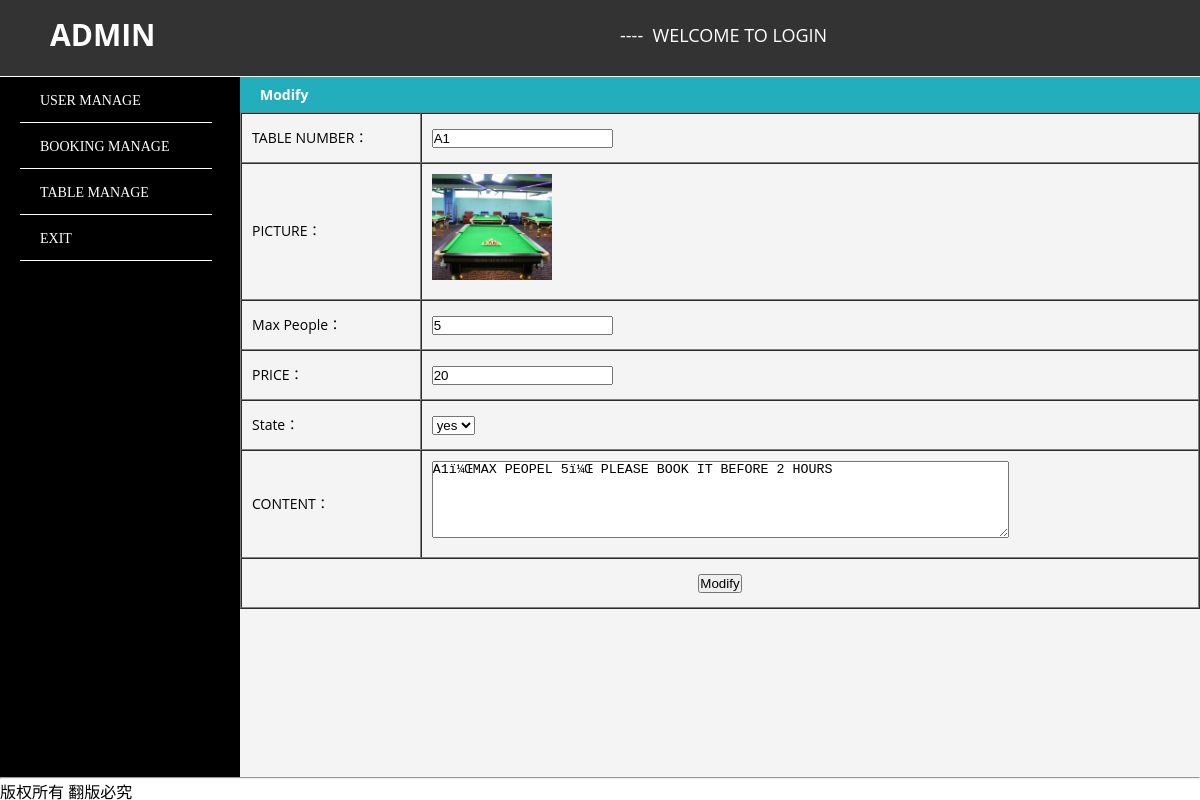
The app's page /admin/dish_modify.php?id=151 with its own data.
### tables this page shows
CREATE TABLE IF NOT EXISTS `product` (
  `id` bigint(254) NOT NULL AUTO_INCREMENT,
  `title` varchar(123) NOT NULL,
  `content` varchar(2143) NOT NULL,
  `uname` varchar(1234) NOT NULL,
  `shijian` timestamp NOT NULL DEFAULT CURRENT_TIMESTAMP,
  `pic` varchar(123) NOT NULL,
  `lanmu` varchar(123) NOT NULL DEFAULT 'yes',
  `price` varchar(123) NOT NULL,
  PRIMARY KEY (`id`)
);

### admin/dish_modify.php (the view, shortened to what this page needs)
<?php
include 'top.php';
 	?>
<div class="ny-right">
     <div id="twjs">
  <h3>Modify</h3>
<?php
 if(isset($_GET['id'])){
    $sql= "select * from product where id = ".$_GET['id'];
    $check=@mysqli_query($conn,$sql) or exit (mysqli_error());
    $_rows=mysqli_fetch_array($check);
 }
 else{
 }
?>
  <form action="?action=edit&id=<?php echo $_GET['id'];?>" method="post"  >
    <table border=1px cellpadding="0" cellspacing="0" width="100%">
                <tr>
                    <td height="28">TABLE NUMBER：</td>
                    <td><input type="text" name="title" value="<?php echo $_rows['title'];?>" /></td>
                </tr>
                  <tr>
                    <td height="28">PICTURE：</td>
                    <td><img src="../upload/<?php echo $_rows['pic'];?>" width="120px"> </td>
                </tr>
                 <tr>
                    <td height="28">Max People：</td>
                    <td><input type="text" name="uname" value="<?php echo $_rows['uname'];?>" /></td>
                </tr>
                    <tr>
                    <td height="28">PRICE：</td>
                    <td><input type="text" name="price" value="<?php echo $_rows['price'];?>" /></td>
                </tr>
         <tr>
                    <td height="28">State：</td>
                    <td> <SELECT name="state">
            <option value="yes">yes</option>
         </SELECT></td>
                </tr>
         <tr>
                    <td height="25">CONTENT：</td>
                    <td>   <textarea name="nr" cols="70" rows="5"><?php echo $_rows['content'];?></textarea></td>
                </tr>
                <tr>
                    <td colspan="2" style="text-align:center;">
                        <input type="submit" name="submit" value="Modify" />
                    </td>
                </tr>
        </form>
    </div>
   </div>
    <hr/>
<div class="row-fluid">
  <div id="footer" class="span12">
  <p>版权所有 翻版必究</p>
</div>
</div>
</body>
</html>

### admin/admin.css (style rules this page uses)
* { margin:0px; padding:0px; }
body { text-align:left; font-family:"Microsoft YaHei"; ; }
td { text-align:left; align:left; font-size:12px; padding:0 5px; line-height:2.0; }
img { border:none; }
.ny-right { width:80%; min-height:700px; background:#f4f4f4; float:left; margin:1px 0 0 0; }
.ny-right h3 { width:100%; height:35px; line-height:35px; background:#23aebd;text-align:left; padding:0 0 0 20px; font-size:14px; color:#fff; }

### admin/top.php (style rules this page uses)
body,td,th { font-family: "Open Sans", sans-serif; }

### admin/dish_modify.php (style rules this page uses)
td { padding:10px; }
td { font-size:14px;padding:10px; }
h3 { font-size:16px; }

### records on screen
product: title "A1", pic (picture), uname "5", price "20", nr "A1ï¼ŒMAX PEOPEL 5ï¼Œ PLEASE BOOK IT BEFORE 2 HOURS"
